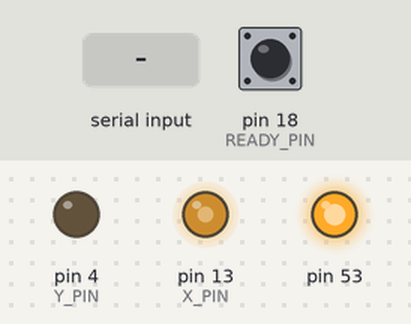
Recording of a sketch running on a simulated Arduino Mega 2560, built with avr-gcc and run on an emulated ATmega2560. Parts: output pins drawn as LEDs (lit = HIGH). The test bench sets the inputs (shaded band); at power-on: pin 18 (READY_PIN) HIGH. What the sketch prints to the serial monitor is not drawn.

Above: at 0.1 s.
At 1.2 s:
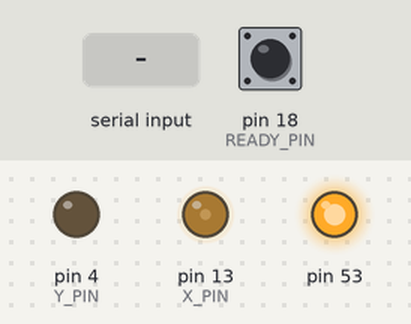
Timing chart, 0 to 0.9 s (numbered marks = the images above; inputs shaded):
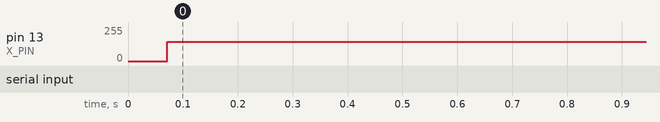

The sketch:

adc_readout.ino
```cpp
/*
    This program controls a Mega 2650 board connected to a Nuclear Data ND580 ADC.
    The purpose is to setup a simple gamma spectroscopy system consisting of old
    NIM modules and this readout module.

    Port mapping (signals marked with '*' are active low):

    IO    Function  Dir.  SUBD  Pinheader inside ADC
    ------------------------------------------------
    PA0   D0*       IN    1     14
    PA1   D1*       IN    2     16
    PA2   D2*       IN    3     18
    PA3   D3*       IN    4     20
    PA4   D4*       IN    5     22
    PA5   D5*       IN    6     24
    PA6   D6*       IN    7     26
    PA7   D7*       IN    8     15
    PC0   D8*       IN    9     17
    PC1   D9*       IN    10    19
    PC2   D10*      IN    11    21
    PC3   D11*      IN    12    23
    PC4   D12*      IN    13    25
    PC5   Inhibit*  IN    20    12
    TXD1  READY*    IN    14    10
    PB0   ACCEPT*   OUT   17    2
    GND   ENABLE*         18    8
    GND   OUT ENA*        22    4
    GND   GND             24    1, 3, 5, 7, 9, 11

    05-APR-2022 B. Ulmann Initial implementation
    08-APR-2022 B. Ulmann Added maximum output in 'c'-command
    03-SEP-2023 B. Ulmann Added X/Y-output for an oscilloscope
    29-SEP-2024 B. Ulmann Added #define to reverse x-deflection voltage.
                          This became necessary since the "new" Telequipment
                          oscilloscope has a weird EXT-X input.
*/

#define BAUD_RATE 115200
#define READY_PIN 18
#define INT_MODE  FALLING
#define ADC_BITS  11        // 2k resolution - we don't have enough RAM for 12 bits resolution :-(

#define X_PIN 13            // PWM outputs for X and Y oscilloscope inputs.
#define Y_PIN 4
#define PIXEL_DELAY 80      // Delay after plotting a pixel to get a more stable display.
#define REVERSE_X TRUE

/*  The X/Y display requires two RC combinations connected to pins 13 and 4 of the
 * MEGA 2650 board. 4k7 and 100 nF are suggested to get a relatively stable display
 */

union {
  byte raw[2];
  uint16_t value;
} data;

uint16_t counters[1 << ADC_BITS];
uint32_t events = 0, maximum = 0;

void get_data() {
  byte low_byte, high_byte;

  detachInterrupt(digitalPinToInterrupt(READY_PIN));

  data.raw[0] = PINA;
  data.raw[1] = PINC & B00111111;

  uint16_t address = ~data.value & 0x0FFF;

  if (counters[address] != 65535)
    if (++counters[address] > maximum)
      maximum = counters[address];

  events++;

  if (!(events % 10000))  // Print a dot every 10000 values to show its alive
    Serial.print(".");

  PORTB = B00000000;  // Flip ACCEPT*
  PORTB = B00000001;

  attachInterrupt(digitalPinToInterrupt(READY_PIN), get_data, INT_MODE);
}

void setup() {
  DDRA = B00000000;   // Lower eight bits
  DDRB = B00000001;   // PB0 is an output
  DDRC = B00000000;   // Upper five bits + inhibit

  PORTB = B00000001;  // Deactivate ACCEPT*

  Serial.begin(BAUD_RATE);

  pinMode(X_PIN, OUTPUT);
  pinMode(Y_PIN, OUTPUT);
  TCCR0B = (TCCR0B & 0b11111000) | 0x01;  // No clock divider for timer 0 to get a high PWM frequency

  attachInterrupt(digitalPinToInterrupt(READY_PIN), get_data, INT_MODE);

  Serial.print("INIT...\n");
}

void loop() {
  unsigned int x = 0, y_scale = 0;

  for (;;) {
#ifdef REVERSE_X
    analogWrite(X_PIN, 255 - x);
#else
    analogWrite(X_PIN, x);
#endif
    analogWrite(Y_PIN, counters[x++ << 3] >> y_scale);

    delayMicroseconds(PIXEL_DELAY);
    if (x == 256) {
      x = 0;
      analogWrite(X_PIN, x);

      delayMicroseconds(1000);  // Wait pretty long for the beam to get back to the lower left corner.

      int flag = 0;             // Do we need to rescale the display?
      for (unsigned int i = 0; i < 256; i++)
        if ((counters[i << 3] >> y_scale) > 255)
          flag = 1;

      if (flag) y_scale++;      // Scale by another factor of 2.
    }

    if (Serial.available() > 0) {
      switch(Serial.read()) {
        case 'c': // Read counter
          detachInterrupt(digitalPinToInterrupt(READY_PIN));
          Serial.print("Events = " + String(events) + ", maximum value = " + String(maximum) + "\n");
          attachInterrupt(digitalPinToInterrupt(READY_PIN), get_data, INT_MODE);
          break;
        case 'r': // Readout
          detachInterrupt(digitalPinToInterrupt(READY_PIN));
          Serial.print("--------\n");
          for (uint16_t i = 0; i < (1 << ADC_BITS); Serial.print(String(counters[i++]) + "\n"));
          Serial.print("--------\n");
          attachInterrupt(digitalPinToInterrupt(READY_PIN), get_data, INT_MODE);
          break;
        case 'x': // Reset
          detachInterrupt(digitalPinToInterrupt(READY_PIN));
          events = maximum = y_scale = 0;
          for (uint16_t i = 0; i < (1 << ADC_BITS); counters[i++] = 0);
          Serial.print("Reset\n");
          attachInterrupt(digitalPinToInterrupt(READY_PIN), get_data, INT_MODE);
          break;
      }
    }
  }
}
```
